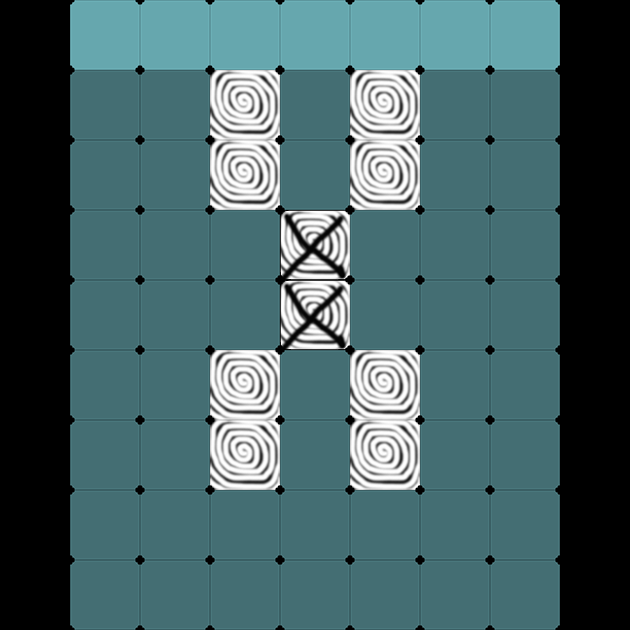

This is a level from a 2D game, rendered from its Tiled map with the project's own tilesets. A one-line summary and the map file follow, with tile-layer data summarised:
An orthogonal 9x9 tile map with 70x70 px tiles, 2 tile layers (gridLayer, producerLayer), 1 hidden layer not drawn.

<map version="1.0" orientation="orthogonal" renderorder="right-down" width="9" height="9" tilewidth="70" tileheight="70">
 <tileset firstgid="1" name="sushi" tilewidth="70" tileheight="70" spacing="2" margin="2">
  <image source="../w640/sushi.png" width="722" height="218" />
 </tileset>
 <layer name="gridLayer" width="9" height="9">
  <data>[81 cells, 63 non-empty, 3 distinct tile ids]</data>
 </layer>
 <layer name="clipperLayer" width="9" height="9" visible="0">
  <data>[81 cells, 63 non-empty, 1 distinct tile ids]</data>
 </layer>
 <layer name="producerLayer" width="9" height="9">
  <data>[81 cells, 7 non-empty, 1 distinct tile ids]</data>
 </layer>
</map>
